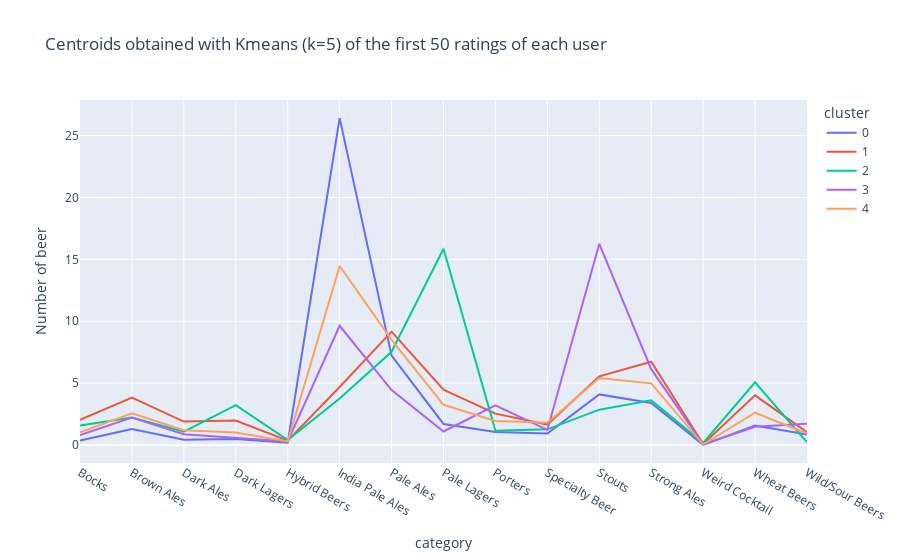

Write notebook code for a chart like this one.
### Code cell
fig = px.line(df_cluster_beer_5, x="category", y="Number of beer", color="cluster", title="Centroids obtained with Kmeans (k=5) of the first 50 ratings of each user")
fig.show()
#fig.write_html("centroid_first_5_justification.html")

### Figure 1 — Plotly figure (JSON) as saved in the notebook; plotly's stock layout.template omitted (floating-point values rounded to 4 significant figures)
{"data": [{"hovertemplate": "cluster=0<br>category=%{x}<br>Number of beer=%{y}<extra></extra>", "legendgroup": "0", "line": {"color": "#636efa", "dash": "solid"}, "marker": {"symbol": "circle"}, "mode": "lines", "name": "0", "orientation": "v", "showlegend": true, "type": "scatter", "x": ["Bocks", "Brown Ales", "Dark Ales", "Dark Lagers", "Hybrid Beers", "India Pale Ales", "Pale Ales", "Pale Lagers", "Porters", "Specialty Beer", "Stouts", "Strong Ales", "Weird Cocktail", "Wheat Beers", "Wild/Sour Beers"], "xaxis": "x", "y": [0.3723, 1.292, 0.4307, 0.4891, 0.1971, 26.4, 7.219, 1.701, 1.058, 0.927, 4.088, 3.394, 0.0146, 1.577, 0.8394], "yaxis": "y"}, {"hovertemplate": "cluster=1<br>category=%{x}<br>Number of beer=%{y}<extra></extra>", "legendgroup": "1", "line": {"color": "#EF553B", "dash": "solid"}, "marker": {"symbol": "circle"}, "mode": "lines", "name": "1", "orientation": "v", "showlegend": true, "type": "scatter", "x": ["Bocks", "Brown Ales", "Dark Ales", "Dark Lagers", "Hybrid Beers", "India Pale Ales", "Pale Ales", "Pale Lagers", "Porters", "Specialty Beer", "Stouts", "Strong Ales", "Weird Cocktail", "Wheat Beers", "Wild/Sour Beers"], "xaxis": "x", "y": [2.028, 3.83, 1.89, 1.979, 0.3569, 4.686, 9.159, 4.466, 2.537, 1.654, 5.551, 6.728, 0.08834, 4.014, 1.032], "yaxis": "y"}, {"hovertemplate": "cluster=2<br>category=%{x}<br>Number of beer=%{y}<extra></extra>", "legendgroup": "2", "line": {"color": "#00cc96", "dash": "solid"}, "marker": {"symbol": "circle"}, "mode": "lines", "name": "2", "orientation": "v", "showlegend": true, "type": "scatter", "x": ["Bocks", "Brown Ales", "Dark Ales", "Dark Lagers", "Hybrid Beers", "India Pale Ales", "Pale Ales", "Pale Lagers", "Porters", "Specialty Beer", "Stouts", "Strong Ales", "Weird Cocktail", "Wheat Beers", "Wild/Sour Beers"], "xaxis": "x", "y": [1.582, 2.214, 1.082, 3.214, 0.4082, 3.765, 7.531, 15.86, 1.153, 1.265, 2.857, 3.612, 0.1633, 5.071, 0.2245], "yaxis": "y"}, {"hovertemplate": "cluster=3<br>category=%{x}<br>Number of beer=%{y}<extra></extra>", "legendgroup": "3", "line": {"color": "#ab63fa", "dash": "solid"}, "marker": {"symbol": "circle"}, "mode": "lines", "name": "3", "orientation": "v", "showlegend": true, "type": "scatter", "x": ["Bocks", "Brown Ales", "Dark Ales", "Dark Lagers", "Hybrid Beers", "India Pale Ales", "Pale Ales", "Pale Lagers", "Porters", "Specialty Beer", "Stouts", "Strong Ales", "Weird Cocktail", "Wheat Beers", "Wild/Sour Beers"], "xaxis": "x", "y": [0.8038, 2.228, 0.8734, 0.5886, 0.2848, 9.633, 4.443, 1.095, 3.209, 1.222, 16.25, 6.127, 0.06329, 1.468, 1.709], "yaxis": "y"}, {"hovertemplate": "cluster=4<br>category=%{x}<br>Number of beer=%{y}<extra></extra>", "legendgroup": "4", "line": {"color": "#FFA15A", "dash": "solid"}, "marker": {"symbol": "circle"}, "mode": "lines", "name": "4", "orientation": "v", "showlegend": true, "type": "scatter", "x": ["Bocks", "Brown Ales", "Dark Ales", "Dark Lagers", "Hybrid Beers", "India Pale Ales", "Pale Ales", "Pale Lagers", "Porters", "Specialty Beer", "Stouts", "Strong Ales", "Weird Cocktail", "Wheat Beers", "Wild/Sour Beers"], "xaxis": "x", "y": [1.031, 2.558, 1.19, 1.003, 0.2891, 14.46, 8.5, 3.252, 1.946, 1.803, 5.412, 4.983, 0.04082, 2.609, 0.9252], "yaxis": "y"}], "layout": {"legend": {"title": {"text": "cluster"}, "tracegroupgap": 0}, "title": {"text": "Centroids obtained with Kmeans (k=5) of the first 50 ratings of each user"}, "xaxis": {"anchor": "y", "domain": [0, 1], "title": {"text": "category"}}, "yaxis": {"anchor": "x", "domain": [0, 1], "title": {"text": "Number of beer"}}}}
